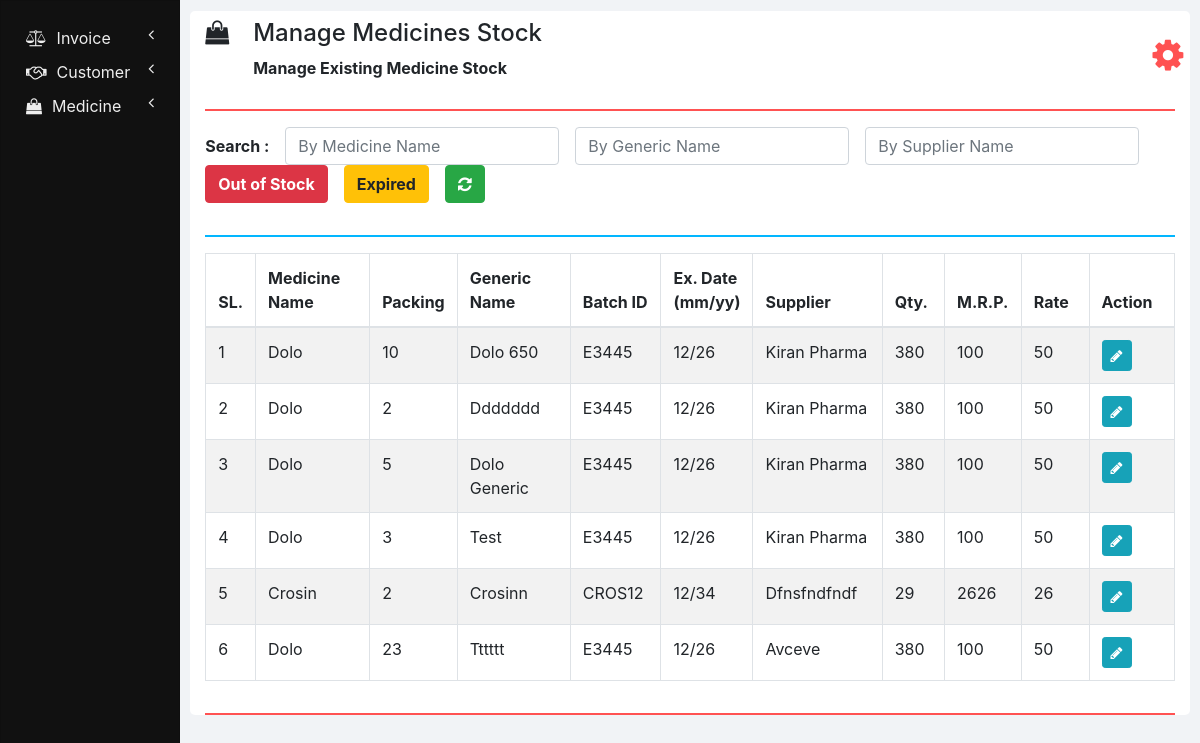
/manage_medicine_stock.php (signed in), run on the app's committed database.
### tables this page shows
CREATE TABLE `medicines` (
  `ID` int(11) NOT NULL,
  `NAME` varchar(100) NOT NULL,
  `PACKING` varchar(20) NOT NULL,
  `GENERIC_NAME` varchar(100) NOT NULL,
  `SUPPLIER_NAME` varchar(100) NOT NULL,
  `medicine_type` varchar(45) DEFAULT NULL
);

CREATE TABLE `medicines_stock` (
  `ID` int(11) NOT NULL,
  `NAME` varchar(100) NOT NULL,
  `BATCH_ID` varchar(20) NOT NULL,
  `EXPIRY_DATE` varchar(10) NOT NULL,
  `QUANTITY` int(11) NOT NULL,
  `MRP` double NOT NULL,
  `RATE` double NOT NULL,
  `INVOICE_NUMBER` varchar(255) DEFAULT NULL
);

### php/manage_medicine_stock.php (the view, shortened to what this page needs)
<?php
  function showMedicinesStock($id) {
    require "db_connection.php";
    if($con) {
      $seq_no = 0;
      $query = "SELECT * FROM medicines INNER JOIN medicines_stock ON medicines.NAME = medicines_stock.NAME";
      $result = mysqli_query($con, $query);
      while($row = mysqli_fetch_array($result)) {
        $seq_no++;
        if($row['BATCH_ID'] == $id)
          showEditOptionsRow($seq_no, $row);
        else
          showMedicineStockRow($seq_no, $row);
      }
    }
  }
  function showMedicineStockRow($seq_no, $row) {
    ?>
    <tr>
      <td><?php echo $seq_no; ?></td>
      <td><?php echo $row['NAME']; ?></td>
      <td><?php echo $row['PACKING']; ?></td>
      <td><?php echo $row['GENERIC_NAME']; ?></td>
      <td><?php echo $row['BATCH_ID']; ?></td>
      <td><?php echo $row['EXPIRY_DATE']; ?></td>
      <td><?php echo $row['SUPPLIER_NAME']; ?></td>
      <td><?php echo $row['QUANTITY']; ?></td>
      <td><?php echo $row['MRP']; ?></td>
      <td><?php echo $row['RATE']; ?></td>
      <td>
        <button href="" class="btn btn-info btn-sm" onclick="editMedicineStock('<?php echo $row['BATCH_ID']; ?>');">
          <i class="fa fa-pencil"></i>
        </button>
      </td>
    </tr>
    <?php
  }
  ?>

### css/sidenav.css (style rules this page uses)
body { background-color: #f1f3f6; }

### css/home.css (style rules this page uses)
html, body { height: 100vh; }

### data on the page
medicines: seq_no "1", medicines_stock.NAME "Dolo", PACKING "10", GENERIC_NAME "Dolo 650", medicines_stock.BATCH_ID "E3445", medicines_stock.EXPIRY_DATE "12/26", SUPPLIER_NAME "Kiran Pharma", medicines_stock.QUANTITY "380", medicines_stock.MRP "100", medicines_stock.RATE "50"
medicines: seq_no "2", medicines_stock.NAME "Dolo", PACKING "2", GENERIC_NAME "Ddddddd", medicines_stock.BATCH_ID "E3445", medicines_stock.EXPIRY_DATE "12/26", SUPPLIER_NAME "Kiran Pharma", medicines_stock.QUANTITY "380", medicines_stock.MRP "100", medicines_stock.RATE "50"
medicines: seq_no "3", medicines_stock.NAME "Dolo", PACKING "5", GENERIC_NAME "Dolo Generic", medicines_stock.BATCH_ID "E3445", medicines_stock.EXPIRY_DATE "12/26", SUPPLIER_NAME "Kiran Pharma", medicines_stock.QUANTITY "380", medicines_stock.MRP "100", medicines_stock.RATE "50"
medicines: seq_no "4", medicines_stock.NAME "Dolo", PACKING "3", GENERIC_NAME "Test", medicines_stock.BATCH_ID "E3445", medicines_stock.EXPIRY_DATE "12/26", SUPPLIER_NAME "Kiran Pharma", medicines_stock.QUANTITY "380", medicines_stock.MRP "100", medicines_stock.RATE "50"
medicines: seq_no "5", medicines_stock.NAME "Crosin", PACKING "2", GENERIC_NAME "Crosinn", medicines_stock.BATCH_ID "CROS12", medicines_stock.EXPIRY_DATE "12/34", SUPPLIER_NAME "Dfnsfndfndf", medicines_stock.QUANTITY "29", medicines_stock.MRP "2626", medicines_stock.RATE "26"
medicines: seq_no "6", medicines_stock.NAME "Dolo", PACKING "23", GENERIC_NAME "Tttttt", medicines_stock.BATCH_ID "E3445", medicines_stock.EXPIRY_DATE "12/26", SUPPLIER_NAME "Avceve", medicines_stock.QUANTITY "380", medicines_stock.MRP "100", medicines_stock.RATE "50"

### other printed values
$heading "Manage Medicines Stock"
$sub_heading "Manage Existing Medicine Stock"
